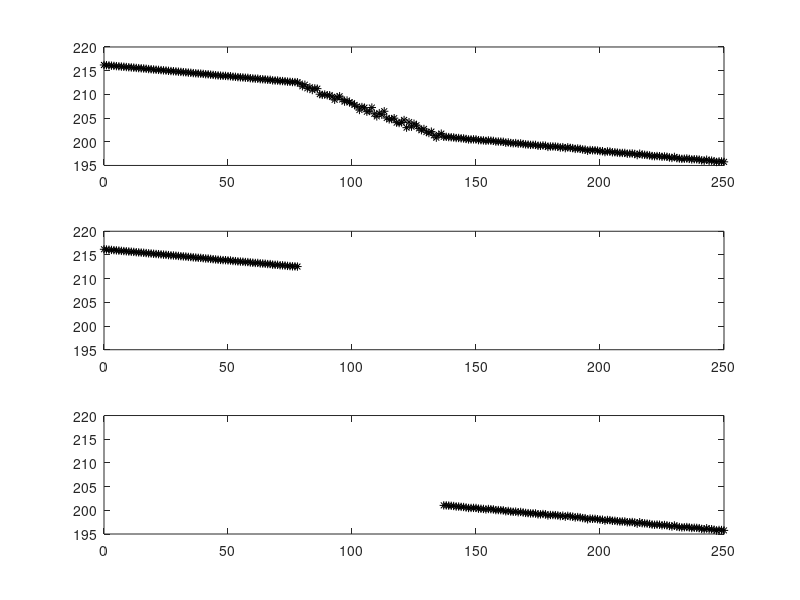
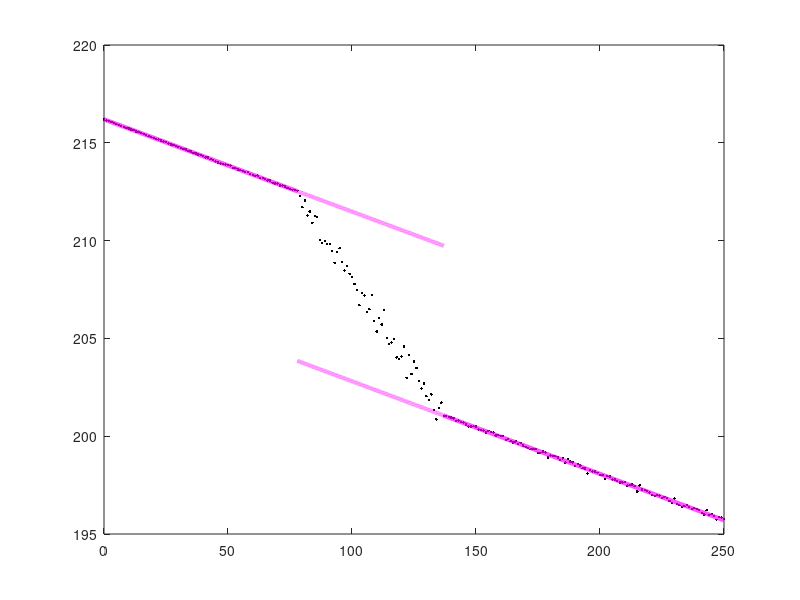

MATLAB code for these plots, in order:
clear all; close all;
t = [0	1	2	3	4	5	6	7	8	9	10	11	12	13	14	15	16	17	18	19	20	21	22	23	24	25	26	27	28	29	30	31	32	33	34	35	36	37	38	39	40	41	42	43	44	45	46	47	48	49	50	51	52	53	54	55	56	57	58	59	60	61	62	63	64	65	66	67	68	69	70	71	72	73	74	75	76	77	78	79	80	81	82	83	84	85	86	87	88	89	90	91	92	93	94	95	96	97	98	99	100	101	102	103	104	105	106	107	108	109	110	111	112	113	114	115	116	117	118	119	120	121	122	123	124	125	126	127	128	129	130	131	132	133	134	135	136	137	138	139	140	141	142	143	144	145	146	147	148	149	150	151	152	153	154	155	156	157	158	159	160	161	162	163	164	165	166	167	168	169	170	171	172	173	174	175	176	177	178	179	180	181	182	183	184	185	186	187	188	189	190	191	192	193	194	195	196	197	198	199	200	201	202	203	204	205	206	207	208	209	210	211	212	213	214	215	216	217	218	219	220	221	222	223	224	225	226	227	228	229	230	231	232	233	234	235	236	237	238	239	240	241	242	243	244	245	246	247	248	249	250];
m = [216.2	216.15	216.11	216.06	216.01	215.96	215.92	215.86	215.82	215.77	215.73	215.68	215.64	215.58	215.54	215.5	215.46	215.4	215.34	215.31	215.25	215.2	215.17	215.12	215.07	215.03	214.97	214.92	214.89	214.84	214.79	214.74	214.69	214.66	214.59	214.56	214.49	214.45	214.4	214.38	214.32	214.25	214.24	214.16	214.11	214.05	214	213.95	213.91	213.9	213.85	213.83	213.72	213.7	213.64	213.6	213.57	213.51	213.5	213.41	213.36	213.31	213.32	213.21	213.19	213.15	213.08	213.08	212.95	212.92	212.92	212.82	212.81	212.76	212.69	212.65	212.6	212.59	212.55	212.28	211.71	212.04	211.28	211.49	210.91	211.26	211.21	210.04	209.89	209.97	209.82	209.82	209.48	208.86	209.43	209.61	208.91	208.47	208.71	208.3	208.13	207.78	207.47	206.7	207.33	207.2	206.34	206.49	207.22	205.89	205.35	206.04	205.71	206.44	205.01	204.72	204.79	204.98	204.03	203.95	204.08	204.59	202.98	204.14	203.18	203.81	203.49	202.82	202.43	202.7	202.05	201.84	202.14	201.35	200.86	201.44	201.72	201.04	201.04	200.99	200.95	200.91	200.79	200.8	200.72	200.7	200.59	200.49	200.5	200.51	200.5	200.34	200.33	200.29	200.19	200.28	200.23	200.19	200.04	200.05	200.02	200	199.8	199.87	199.74	199.68	199.73	199.59	199.66	199.53	199.45	199.41	199.34	199.35	199.34	199.15	199.15	199.22	199.17	198.91	199.01	199	198.98	198.92	198.78	198.87	198.65	198.83	198.71	198.66	198.49	198.58	198.5	198.36	198.35	198.1	198.26	198.2	198.2	198.13	198.03	198.02	197.82	197.96	197.93	197.78	197.79	197.71	197.64	197.64	197.65	197.47	197.51	197.53	197.44	197.18	197.49	197.28	197.25	197.2	197.12	196.99	196.95	196.99	196.96	196.83	196.9	196.83	196.69	196.58	196.81	196.54	196.47	196.39	196.42	196.47	196.38	196.27	196.32	196.29	196.24	196.07	196	196.22	195.98	196.02	195.91	195.73	195.86	195.84	195.76];
%%%%%%% Se rellenan los arreglos nuevos con los datos pertenecientes a las dos rectas de interes 
r1max = 78; r2min = 137; %<----------------------- SELECCIONAR valor maximo para la recta 1 de TIEMPO, y valor minimo para la recta 2 de TIEMPO 
n=find(t==r1max); 
x(1) = 0; y(1) = 0; x = t(1:n); y = m(1:n); Ns = length(t);
i=find(t==r2min); 
x2 = t(i:Ns); y2 = m(i:Ns);

%%%%%%% se realiza ajuste por minimos cuadrados a ambas rectas
N = size(x)(2)
sxy = sum(x.*y);sxx = sum(x.*x);syy = sum(y.*y);sx = sum(x);sy = sum(y);
a1 = (((N)*(sxy))-((sx)*(sy)))/(((N)*(sxx))-((sx)*(sx)))
b1 = (((sxx)*(sy))-((sx)*(sxy)))/(((N)*(sxx))-((sx)*(sx)))
e = (y-((a1*x)+b1)).^2;sei = sum(e);
incertidumbrea=sqrt((sei)/(N-2))*sqrt((N)/(((N)*(sxx))-((sx)*(sx))))
incertidumbreb=sqrt((sei)/(N-2))*sqrt((sxx)/(((N)*(sxx))-((sx)*(sx))))
r = (((N)*(sxy))-((sx)*(sy)))/(sqrt(((N)*(sxx))-((sx)*(sx)))*sqrt(((N)*(syy))-((sy)*(sy))))

N2 = size(x2)(2)
sx2y2 = sum(x2.*y2);sx2x2 = sum(x2.*x2);sy2y2 = sum(y2.*y2);sx2 = sum(x2);sy2 = sum(y2);
a2 = (((N2)*(sx2y2))-((sx2)*(sy2)))/(((N2)*(sx2x2))-((sx2)*(sx2)))
b2 = (((sx2x2)*(sy2))-((sx2)*(sx2y2)))/(((N2)*(sx2x2))-((sx2)*(sx2)))
e2 = (y2-((a2*x2)+b2)).^2;sei2 = sum(e2);
iN2certidumbrea=sqrt((sei2)/(N2-2))*sqrt((N2)/(((N2)*(sx2x2))-((sx2)*(sx2))))
iN2certidumbreb=sqrt((sei2)/(N2-2))*sqrt((sx2x2)/(((N2)*(sx2x2))-((sx2)*(sx2))))
r2 = (((N2)*(sx2y2))-((sx2)*(sy2)))/(sqrt(((N2)*(sx2x2))-((sx2)*(sx2)))*sqrt(((N2)*(sy2y2))-((sy2)*(sy2))))

%%%%%%% rectas ajuste MMC
xx1=t(1):0.1:t(n); yy1=a1*xx1+b1; xx2=t(n):0.01:t(i); yy2=a1*xx2+b1;
xx3=t(n):0.01:t(i); yy3=a2*xx3+b2; xx4=t(i):0.1:t(Ns); yy4=a2*xx4+b2;

%%%%%%% figuras
figure(1);clf;
subplot(3,1,1)
plot (t,m,'k*')
subplot(3,1,2)
plot (x,y,'k*'); axis([0 250 195 220])   %%%%%%% <----------- SELECCIONAR rangos que concuerden con la primer grafica subplot(3,1,1)
subplot(3,1,3)
plot (x2,y2,'k*'); axis([0 250 195 220]) %%%%%%% <----------- SELECCIONAR rangos que concuerden con la primer grafica subplot(3,1,1)

figure(2);clf;
plot(t,m,'k.',xx1,yy1,'m-','linewidth',3,xx2,yy2,'m--','linewidth',3,xx3,yy3,'m--','linewidth',3,xx4,yy4,'m-','linewidth',3)
